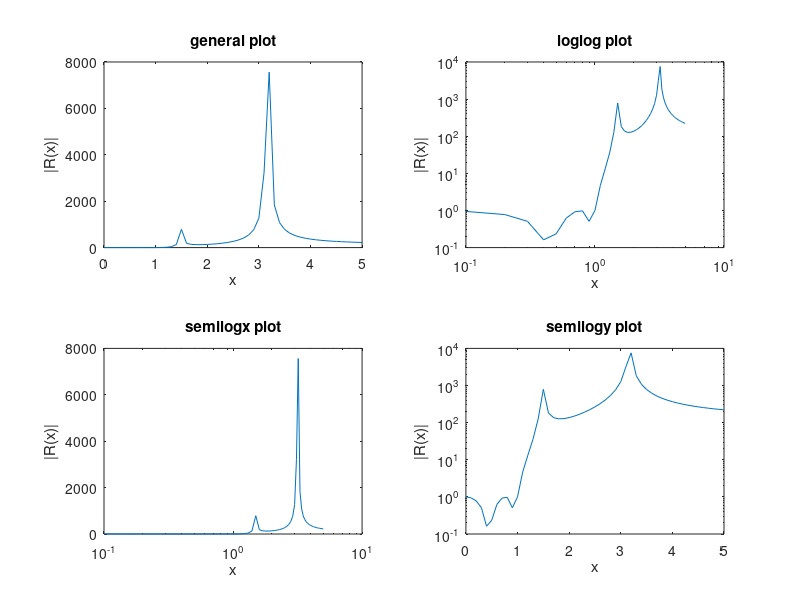

Here is the MATLAB script that generated this plot: (Note: this script raises an error after producing the figure.)
% Name: Mukesh Aryal
% Student No: 268456
% E03

k=1.4, t=sqrt(1-(1/k^2));
R=@(x) ((1+t)*(1+sqrt(t))^2.*x.^4-2*(1+t)*(1+sqrt(t))*x.^2+ones(size(x)))...
    ./((1+t)*(1-sqrt(t))^2.*x.^4-2*(1+t)*(1-sqrt(t)).*x.^2+ones(size(x)));

x=0:0.1:5;
y=abs(R(x));
subplot(221), plot(x,y); xlabel('x'), ylabel('|R(x)|'), title('general plot')
subplot(222), loglog(x,y); xlabel('x'), ylabel('|R(x)|'), title('loglog plot')
subplot(223), semilogx(x,y); xlabel('x'), ylabel('|R(x)|'), title('semilogx plot')
subplot(224), semilogy(x,y); xlabel('x'), ylabel('|R(x)|'), title('semilogy plot')
suptitle('Elliptical Rational Function');